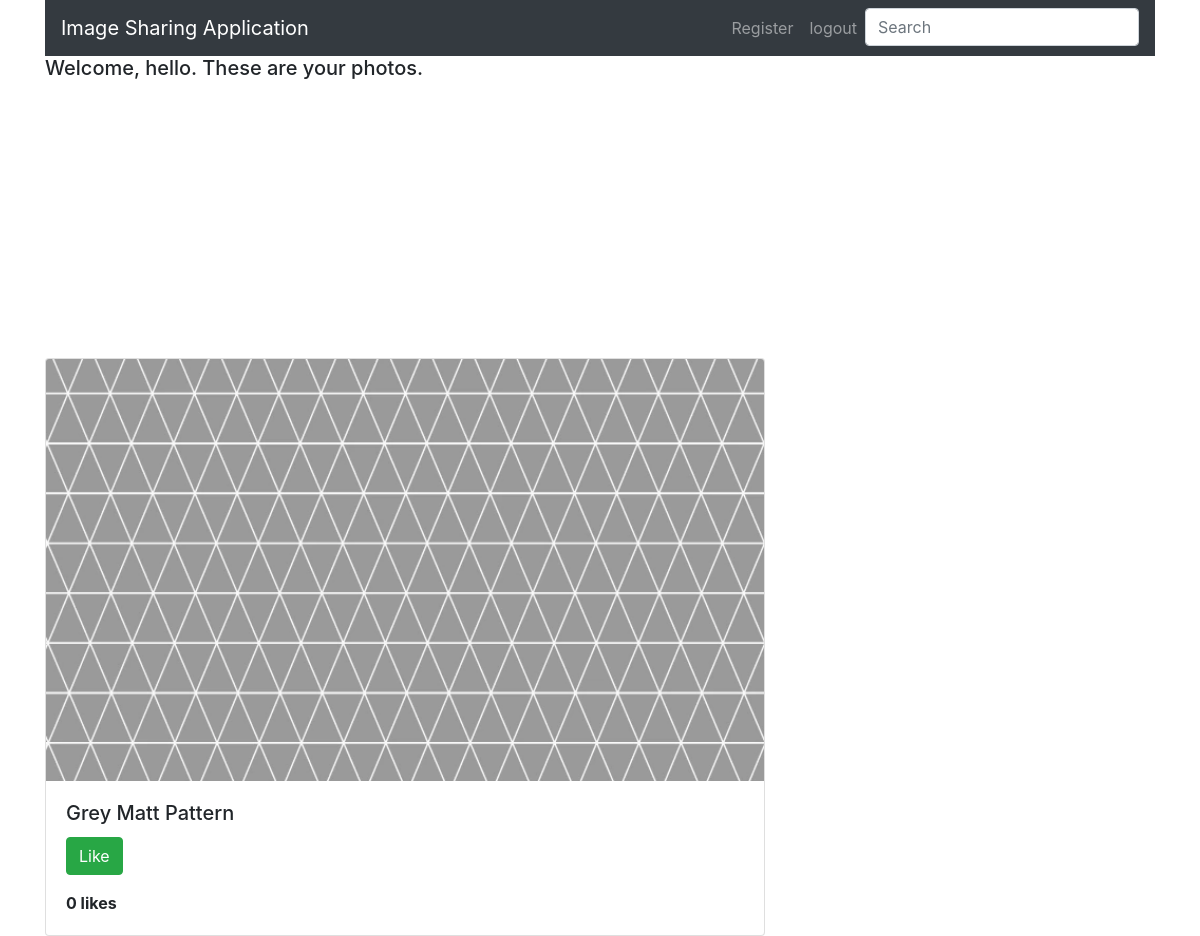
Screenshot of /posts/gallery (signed in) with the database file from the repository.
### imageapi/models.py (models this page shows, shortened)
class Media(models.Model):
    caption = models.CharField(max_length=100)
    liked = models.ManyToManyField(User,default=None, blank=True)
    image = models.ImageField(upload_to='static/images', default='https://www.fillmurray.com/640/360')
    dateuploaded= models.DateTimeField(auto_now=True)
    author = models.ForeignKey(User, on_delete=models.CASCADE, related_name='author')

### imageapi/views.py (the view)
# urls.py: path('gallery', GalleryViewSet, name='gallery-list'),
def GalleryViewSet(request):
    user = request.user
    queryset = Media.objects.filter(author = user).annotate(num_like=Count('liked')).order_by('-num_like')
    context= {
    'queryset': queryset,
    'user': user,
    }
    return render(request, 'posts/gallery.html', context)

### imageapi/templates/posts/gallery.html (shortened to what this page needs)
{% extends 'core.html' %}
{% block body %}
<div class="container">
    {% if user.is_authenticated %}
        <h5 class="card-title">Welcome, {{ user.username }}. These are your photos.</h5>
    {% else %}
        <h5 class="card-title">Welcome, new user. Please log in.</h5>
    {% endif %}
    {% for obj in queryset%}
    <div class="card" style="width: 45rem; margin-top:25%;">
        {% load static %}<img class="card-img-top" src="{{obj.image.url }}">
        <div class="card-body">
        <h5 class="card-title">{{obj.caption}}</h5>
        <form action="{% url 'posts:like-post'%}" method ='POST' class="ui form">
            {% if user not in obj.liked.all %}
                <button class="btn btn-success" type='submit'>Like</button>
            {% else %}
                <button class="btn btn-danger" type='submit'>Unike</button>
            {% endif %}
        </form>
        <strong>{{obj.liked.all.count}} likes</strong>
        </div>
    </div>
    {% endfor %}
</div>
{% endblock %}

### rows the page displays
Media: image (picture), caption "Grey Matt Pattern", shows "Like", liked.all.count "0"

### other values shown
{{ user.username }} "hello"
